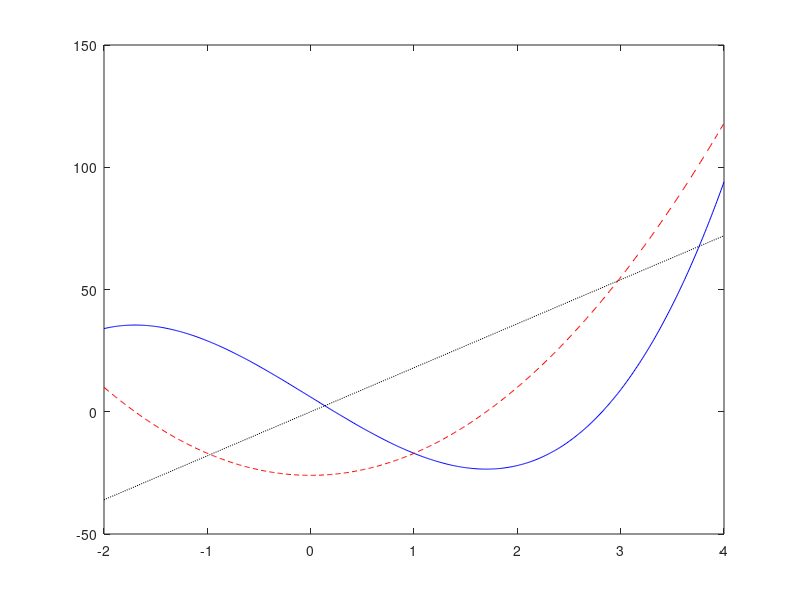

The MATLAB script that drew this image:
x=[-2:0.01:4];
y=3*x.^3-26*x+6;
yd=9*x.^2-26;
ydd=18*x;
plot(x,y,'LineStyle','-','color','b')
line(x,yd,'LineStyle','--','color','r')
line(x,ydd,'linestyle',':','color','k')